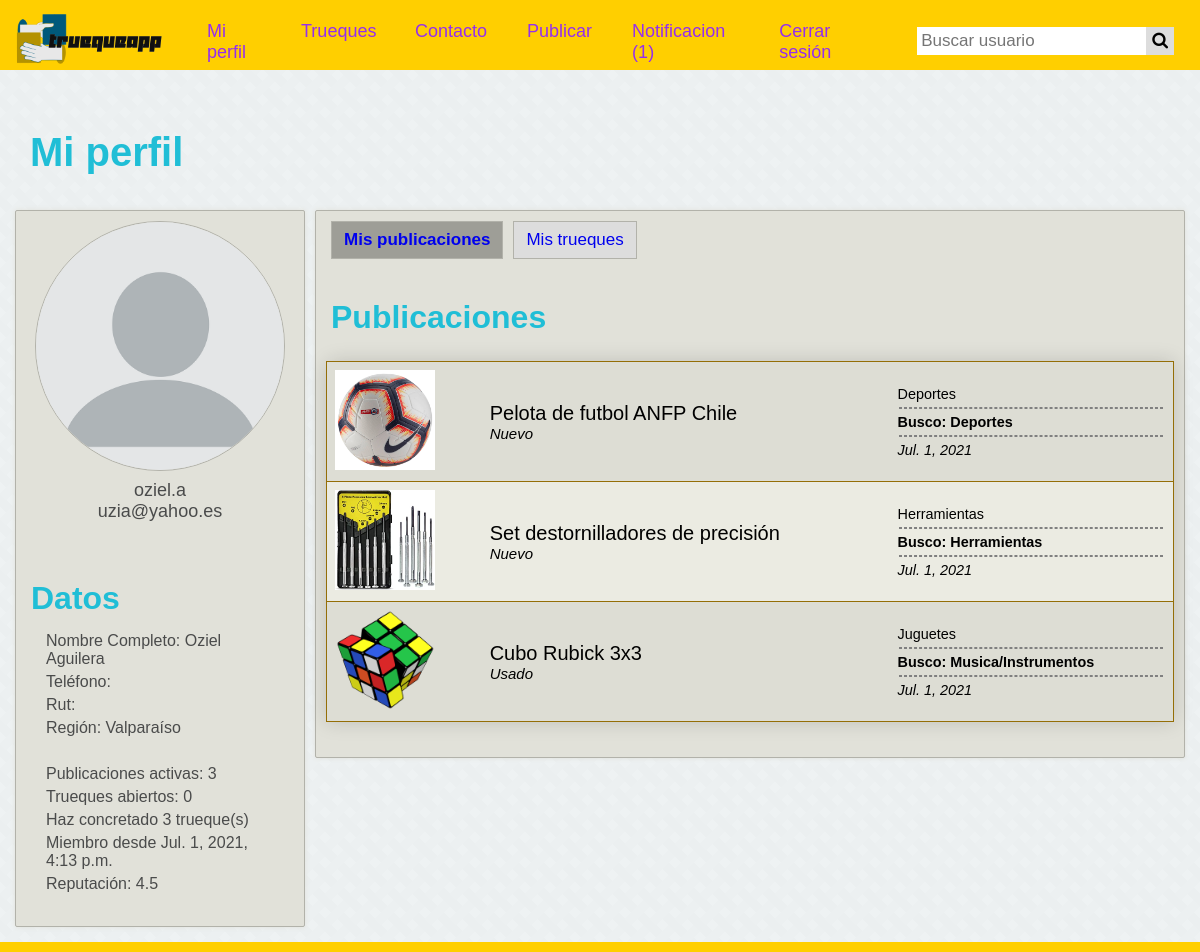
The page /mis_publicaciones/ (signed in) on the database its author committed.
### truequeapp/models.py (models this page shows)
class Usuario(AbstractUser):
    rut = models.CharField(max_length=13, blank=True)
    numero = models.CharField(max_length=13, blank=True)
    red_social = models.URLField(blank=True)
    regiones = [('Arica y Parinacota', 'Arica y Parinacota'), ('Antofagasta', 'Antofagasta'), ('Tarapacá', 'Tarapacá'),
                ('Atacama', 'Atacama'), ('Coquimbo', 'Coquimbo'), ('Valparaíso', 'Valparaíso'),
                ('Región del Libertador Gral. Bernardo O’Higgins', 'Región del Libertador Gral. Bernardo O’Higgins'),
                ('Región del Maule', 'Región del Maule'), ('Región del Biobío', 'Región del Biobío'),
                ('Región de la Araucanía', 'Región de la Araucanía'), ('Región de Los Ríos', 'Región de Los Ríos'),
                ('Región de Los Lagos', 'Región de Los Lagos'),
                ('Región Aisén del Gral. Carlos Ibáñez del Campo', 'Región Aisén del Gral. Carlos Ibáñez del Campo'),
                ('Región de Magallanes y de la Antártíca Chilena', 'Región de Magallanes y de la Antártíca Chilena'),
                ('Región Metropolitana de Santiago', 'Región Metropolitana de Santiago')]
    region = models.CharField(max_length=254, choices=regiones)
    correo_respaldo = models.EmailField(max_length=254, blank=True)
    def get_num_mess(self):
        return len(Mensaje.objects.filter(usuario_id=self.id, estado="N").values())

class Publicacion(models.Model):
    NUEVO = "N"
    SEMINUEVO = "SN"
    USADO = "U"
    ESTADOS = [
        (NUEVO, "Nuevo"),
        (SEMINUEVO, "Semi nuevo"),
        (USADO, "Usado"),
    ]
    ACCESORIOS = "Ac"
    APARATOS_ELECTRONICOS = "AE"
    AUDIO_FOTO = "AF"
    ARTESANIAS_JOYERIA = "AJ"
    CAMPING = "Cm"
    DEPORTES = "Dp"
    HERRAMIENTAS = "Hr"
    HOGAR_MUEBLES = "HM"
    JUGUETES = "Jg"
    MATERIA_PRIMA = "MP"
    MUSICA_INSTRUMENTOS = "MI"
    LIBROS = "Lb"
    PELICULAS_SERIES = "PS"
    ROPA = "Rp"
    SALUD = "Sl"
    TECNOLOGIA = "Tc"
    VEHICULOS = "Vh"
    OTROS = "Ot"
    CATEGORIAS = [
        (ACCESORIOS, "Accesorios"),
        (APARATOS_ELECTRONICOS, "Aparatos Electronicos"),
        (AUDIO_FOTO, "Audio/Foto"),
        (ARTESANIAS_JOYERIA, "Artesania/Joyeria"),
        (CAMPING, "Camping"),
        (DEPORTES, "Deportes"),
        (HERRAMIENTAS, "Herramientas"),
        (HOGAR_MUEBLES, "Hogar/Muebles"),
        (JUGUETES, "Juguetes"),
        (MATERIA_PRIMA, "Materia prima"),
        (MUSICA_INSTRUMENTOS, "Musica/Instrumentos"),
        (LIBROS, "Libros"),
        (PELICULAS_SERIES, "Peliculas/Series"),
        (ROPA, "Ropa"),
        (SALUD, "Salud"),
        (TECNOLOGIA, "Tecnologia"),
        (VEHICULOS, "Vehiculos"),
        (OTROS, "Otros"),
        ]
    ACTIVO = "A"
    ELIMINADO = "E"
    INACTIVO = "I"
    COMPLETADOS = [
        (ACTIVO, "Activo"),
        (ELIMINADO, "Eliminado"),
        (INACTIVO, "Inactivo"),
    ]
    titulo = models.CharField(max_length=200, blank=False)
    descripcion = models.TextField(blank=True)
    estado = models.CharField(max_length=2, blank=False, choices=ESTADOS)
    completado = models.CharField(max_length=1, blank=False, choices=COMPLETADOS, default=ACTIVO)
    categoria = models.CharField(max_length=2, blank=False, choices=CATEGORIAS)
    foto_principal = models.ImageField(upload_to='publicaciones/%Y/%m/%d/')
    foto_2 = models.ImageField(upload_to='publicaciones/%Y/%m/%d/')
    foto_3 = models.ImageField(upload_to='publicaciones/%Y/%m/%d/')
    foto_4 = models.ImageField(upload_to='publicaciones/%Y/%m/%d/')
    foto_5 = models.ImageField(upload_to='publicaciones/%Y/%m/%d/')
    cambio = models.CharField(max_length=2, blank=False, choices=CATEGORIAS)
    publicador = models.ForeignKey('Usuario', on_delete=models.CASCADE)
    fecha = models.DateField(blank=False, auto_now=True)

### truequeapp/views.py (the view)
# urls.py: path('mis_publicaciones/', views.mis_publicaciones, name='mis_publicaciones'),
def mis_publicaciones(request):
    if request.user.is_authenticated:
        usuario = Usuario.objects.get(username=request.user.username)
        n_publicaciones_activas = len(Publicacion.objects.filter(publicador_id=usuario.id, completado="A").values())
        n_trueques_a = len(Trueque.objects.filter(estado="A", demandante_id=usuario.id).values())
        n_trueques_a += len(Trueque.objects.filter(estado="A", oferente_id=usuario.id).values())
        n_trueques_c = len(Trueque.objects.filter(estado="C", demandante_id=usuario.id).values())
        n_trueques_c += len(Trueque.objects.filter(estado="C", oferente_id=usuario.id).values())
        reputacion = Calificacion.objects.filter(usuario_id=usuario.id).aggregate(Avg('valor'))
        reputacion_promedio = reputacion["valor__avg"]
        if reputacion_promedio is None:
            reputacion_promedio = "Aún no tienes reputación"
        publicaciones_usuario = Publicacion.objects.filter(publicador_id=request.user.id, completado="A")
        datos = {"nombre": usuario.first_name, "apellido": usuario.last_name, "usuario": usuario.username,
                 "rut": usuario.rut, "red_social": usuario.red_social, "email": usuario.email,
                 "email_respaldo": usuario.correo_respaldo,
                 "telefono": usuario.numero, "region": usuario.region,
                 "miembro_desde": usuario.date_joined,
                 "n_p_activas": n_publicaciones_activas, "n_t_abiertos": n_trueques_a,
                 "n_t_concretados": n_trueques_c, "reputacion": reputacion_promedio,
                 "publicaciones": publicaciones_usuario}
        return render(request, "truequeapp/mis_publicaciones.html", datos)
    else:
        return HttpResponseRedirect('/login/')

### truequeapp/templates/truequeapp/mis_publicaciones.html (shortened to what this page needs)
<!DOCTYPE html>
<html lang="es">
{% load static %}
<head>
    <link rel="stylesheet" type="text/css" href="{% static 'truequeapp/css/mi_perfil.css' %}">
</head>
<body>
    {% include "barra.html" %}
    <div id="contenedor-pagina">
        <h1 class="tgrande">Mi perfil</h1>
        <div id="row">
            <div id="datos1">
                <div id="imagen_perfil">
                    <a><img id="perfil_imagen" src="../../media/pagina/perfil.png" alt="perfil_imagen" width="250" height="250"></a>
                </div>
                <div id="usuario">
                    {{usuario}} <br>
                    {{email}} <br>
                </div>
                <div id="info">
                    <div class="titulo">Datos</div>
                    <li><a>Nombre Completo: {{nombre}} {{apellido}}</a></li>
                    <li><a>Teléfono: {{telefono}}</a></li>
                    <li><a>Rut: {{rut}}</a></li>
                    <li><a>Región: {{region}}</a></li>
                    <br>
                    <li><a>Publicaciones activas: {{n_p_activas}}</a></li>
                    <li><a>Trueques abiertos: {{n_t_abiertos}}</a></li>
                    <li><a>Haz concretado {{n_t_concretados}} trueque(s)</a></li>
                    <li><a>Miembro desde {{miembro_desde}}</a></li>
                    <li><a>Reputación: {{reputacion}}</a></li>
                </div>
            </div>
            <div id="datos0">
                <div id="opciones">
                    <div id="boton_opcion" class="boton_opcion">
                        <li><a class="active" href="/mis_publicaciones/">Mis publicaciones</a></li>
                    </div>
                    <div id="boton_opcion" class="boton_opcion">
                        <li><a class="trueques_boton" href="/mis_trueques/">Mis trueques</a></li>
                    </div>
                </div>
                <div id="mostrar">
                    <div class="titulo">Publicaciones</div>
                    <div class="mostrar_publicaciones">
                        <table>
                            {% for publicacion in publicaciones %}
                                <tr onclick="location.href='/publicacion?id={{publicacion.id}}'">
                                    <td><img src="{{publicacion.foto_principal.url}}" width="100px" height="100px"></td>
                                    <td><span id="titulo">{{publicacion.titulo}} </span>
                                        <br> <span id="estado">{{publicacion.get_estado_display}} </span></td>
                                    <td><span id="categoria"> {{publicacion.get_categoria_display}} </span>
                                        <div class="linea"></div>
                                        <span id="cambio"> Busco: {{publicacion.get_cambio_display}} </span>
                                        <div class="linea"></div>
                                        <span id="fecha">{{publicacion.fecha}} </span></td>
                                </tr>
                            {% endfor %}
                        </table>
                    </div>
                </div>
            </div>
        </div>
    </div>
    {% include "pie.html" %}
</body>
</html>

### truequeapp/templates/truequeapp/barra.html (shortened to what this page needs)
<!DOCTYPE html>
<html lang="es">
{% load static %}
<head>
    <link rel="stylesheet" type="text/css" href="{% static 'truequeapp/css/barra.css' %}">
    <link rel="stylesheet" href="https://cdnjs.cloudflare.com/ajax/libs/font-awesome/4.7.0/css/font-awesome.min.css">
</head>
<body>
    {% if user.is_authenticated %}
        <div id="barra">
            <div>
                <a href="/home/"><img id="imagen_logo2" src="../../media/pagina/truequeapp2.png" alt="Logo2" width="160" height="80"></a>
            </div>
            <div class="barra-items">
                <li><a href="/perfil/{{ user.username }}" title="Mi perfil">Mi perfil</a></li>
                <li><a href="/publicaciones/" title="Trueques">Trueques</a></li>
                <li><a href="/contacto/" title="Contacto">Contacto</a></li>
                <li><a href="/publicar/" title="Publicar">Publicar</a></li>
                <li><a href="/notificacion/" title="Notificacion ({{ user.get_num_mess }})">Notificacion ({{ user.get_num_mess }})</a></li>
                <li><a href="/logout/" title="Cerrar sesión">Cerrar sesión</a></li>
            </div>
            <div class="search">
                <input type="text" id="perfil" name="perfil" onkeypress="irAPerfil(event)" value="" placeholder="Buscar usuario">
                <button type="button" onclick="irAPerfilClick(event)"><i class="fa fa-search"></i></button>
            </div>
        </div>
    {% endif %}
</body>
</html>

### truequeapp/static/truequeapp/css/mi_perfil.css (style rules this page uses)
* { margin: 0; padding: 0; outline: none; box-sizing: border-box; font-family: sans-serif; }
#cambio { font-weight: bold; }
#fecha { font-style: italic; }
#titulo { font-size: 20px; }
#estado { font-size: 15px; font-style: italic; }
#usuario { margin-top: 5px; font-size:18px; color: #4a4b4b; text-align: center; }
#imagen_perfil { text-align: center; }
#perfil_imagen { border-radius: 50%; border:solid #b2b2aa 1px; text-align: center; }
#datos0 { display: flex; flex-direction: column; margin: 5px; background: #e1e1d9; border-radius: 2px; border: solid #b2b2aa 1px; box-shadow: 0px 0px 5px #e1e1d9; padding: 10px; flex-grow: 100; height: auto; }
#opciones { display: flex; flex: 1; justify-content: left; }
#opciones li { list-style: none; }
#opciones li a { margin-left: 5px; margin-right: 5px; padding: 8px 12px; border: solid #b2b2aa 1px; background: #ddd; font-size: 17px; cursor: pointer; text-decoration: none; display: inline-block; }
#opciones li a.active { background: #9e9e97; font-weight: bold; }
#datos1 { margin: 5px; background: #e1e1d9; display: inline; border-radius: 2px; border: solid #b2b2aa 1px; box-shadow: 0px 0px 5px #e1e1d9; padding: 10px; width: 290px; height: auto; }
#info { text-align: left; display: inline; color: #4a4b4b; margin-right: 10px; padding: 5px; }
#info li { list-style: none; margin: 5px; padding: 0 15px; }
#row { display: flex; flex-wrap: wrap; align-items: flex-start; justify-content: left; margin: 10px; }
.titulo { text-align: left; margin-left: 5px; margin-top: 40px; margin-bottom: 15px; font-weight: bold; font-size: 200%; color: #20BED6; }
.tgrande { margin-left: 30px; margin-bottom: 30px; font-weight: bold; font-size: 250%; color: #20BED6 }
.linea { border: 1px dashed gray ; margin: 5px 2px; }

### truequeapp/static/truequeapp/css/barra.css (style rules this page uses)
* { margin: 0; padding: 0; outline: none; box-sizing: border-box; font-family: sans-serif; }
body { background: linear-gradient(45deg, #ebeff0 12%, transparent 0, transparent 88%, #ebeff0 0), linear-gradient(135deg, transparent 37%, #ecf0f1 0, #ecf0f1 63%, transparent 0), linear-gradient(45deg, transparent 37%, #ebeff0 0, #ebeff0 63%, transparent 0) #eef2f3; background-size: 25px 25px; }
#barra { background: #ffcf00; display: flex; flex-wrap: wrap; align-items: center; justify-content: space-evenly; height: 70px; padding: 0 10px; margin-bottom: 5%; }
#barra .barra-items { display: flex; flex: 1; padding: 0 20px; justify-content: center; }
#barra .barra-items li { list-style: none; margin: 2px; padding: 0 15px; }
#barra .barra-items li a { color: #952FED; font-size: 18px; font-weight: 500; text-decoration: none; }
#barra .barra-items li a::before { display: block; content: attr(title); font-weight: bold; height: 0; overflow: hidden; visibility: hidden; }
#barra input[type=text] { padding: 4px; margin-top: 8px; font-size: 17px; border: none; margin-bottom: 10px; }
#barra .search button { float: right; padding: 4px 6px; margin-top: 8px; margin-right: 16px; background: #ddd; font-size: 17px; border: none; cursor: pointer; }

### truequeapp/static/truequeapp/css/pie.css (style rules this page uses)
#contenedor-pagina { position: relative; min-height: 100vh; }

### truequeapp/static/truequeapp/css/estilo_tablas.css (style rules this page uses)
table { border-collapse: collapse; margin: 25px 0; font-size: 0.9em; font-family: sans-serif; min-width: 400px; box-shadow: 0 0 20px rgba(0, 0, 0, 0.15); border: 1px solid #946e07; border-top-left-radius: 10px; width: 100%; overflow: auto; }
tr { border-bottom: 1px solid #946e07; background-color: #ddddd4; }
th, td { text-align: left; padding: 8px; }
tr:nth-child(even) { background-color: #ebebe2; }

### rows shown on the page
Usuario: get_num_mess "1", username "oziel.a", email "uzia@yahoo.es", first_name "Oziel", last_name "Aguilera", region "Valparaíso", date_joined "Jul. 1, 2021, 4:13 p.m."
Publicacion: foto_principal (picture), titulo "Pelota de futbol ANFP Chile", estado "Nuevo", categoria "Deportes", cambio "Deportes", fecha "Jul. 1, 2021"
Publicacion: foto_principal (picture), titulo "Set destornilladores de precisión", estado "Nuevo", categoria "Herramientas", cambio "Herramientas", fecha "Jul. 1, 2021"
Publicacion: foto_principal (picture), titulo "Cubo Rubick 3x3", estado "Usado", categoria "Juguetes", cambio "Musica/Instrumentos", fecha "Jul. 1, 2021"

### other values the page prints
{{ n_p_activas }} "3"
{{ n_t_abiertos }} "0"
{{ n_t_concretados }} "3"
{{ reputacion }} "4.5"
